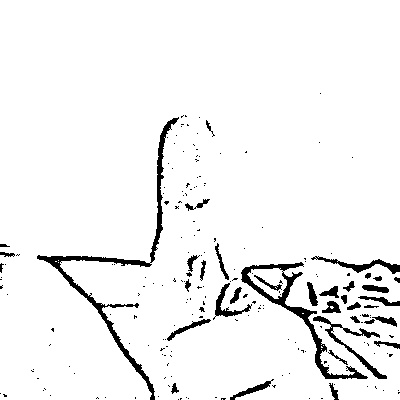
#> input picture dataset/1_0.jpg, 400 x 400 px, given in place of the camera
$ python tempCodeRunnerFile.py
#> lines starting #> are read from the running program, lines starting #| are printed output that depends on the picture; after the words box and inside, x2 and y2 are one past the last pixel; in counts of white or black regions, pixels touching at a corner belong together
import cv2
import os
import numpy as np

gesture_directory = 'captured_256x256/'

# Print current working directory
print(f"Current working directory: {os.getcwd()}")

if not os.path.exists(gesture_directory):
    os.mkdir(gesture_directory)

# Create subdirectories for each gesture
gestures = ['index', 'middle', 'ring', 'pink', 'thumb', 'palm']

for gesture in gestures:
    gesture_path = os.path.join(gesture_directory, gesture)
    if not os.path.exists(gesture_path):
        os.mkdir(gesture_path)

# Initialize video capture
cap = cv2.VideoCapture(1)

print("Starting video capture... Press 'Esc' to exit.")

# Set the x-coordinate for the rectangle (ROI) to be on the right side
x_start = 340  # Adjust this value based on the frame size
x_end = x_start + 300

while True:
    ret, frame = cap.read()
#> frame is the input picture: shape (400, 400, 3); min 0, max 255, mean 242.1
    if not ret:
        print("Failed to capture image. Exiting...")
        break

    # Flip the frame horizontally (mirror image)
    frame = cv2.flip(frame, 1)
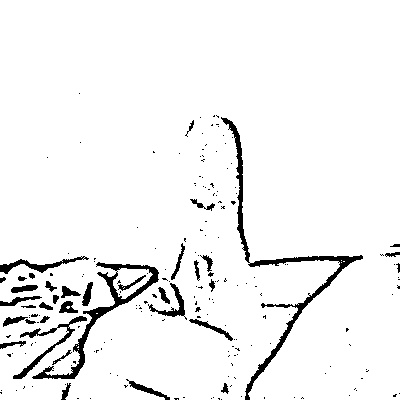
#> frame: shape (400, 400, 3); min 0, max 255, mean 242.1

    # Apply a strong Gaussian blur to the entire frame
    blurred_frame = cv2.GaussianBlur(frame, (51, 51), 0)
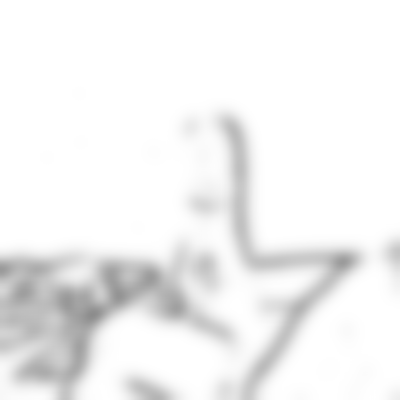
#> blurred_frame: shape (400, 400, 3); min 140, max 255, mean 242.1

    # Extract the ROI (Region of Interest) from the frame
    roi = frame[40:300, x_start:x_end]
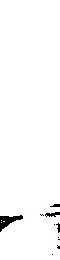
#> roi: shape (260, 60, 3); min 0, max 255, mean 250.4

    # Replace the blurred region with the original (non-blurred) ROI
    blurred_frame[40:300, x_start:x_end] = roi
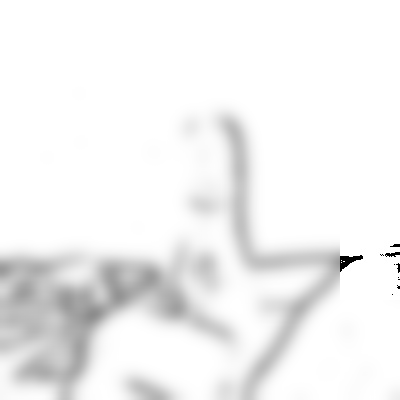
#> blurred_frame: shape (400, 400, 3); 2.26% of pixels changed, all inside (x1, y1, x2, y2) = (340, 222, 400, 300)

    # Draw the rectangle around the ROI
    cv2.rectangle(blurred_frame, (x_start, 40), (x_end, 300), (255, 255, 255), 2)
#> blurred_frame: shape (400, 400, 3); 0.09% of pixels changed, all inside (x1, y1, x2, y2) = (339, 234, 400, 302)
    cv2.imshow("Main Capture Window", blurred_frame)

    # Process the ROI (convert to grayscale and resize)
    roi = cv2.cvtColor(roi, cv2.COLOR_BGR2GRAY)
#> roi: shape (260, 60)
    roi = cv2.resize(roi, (256, 256))
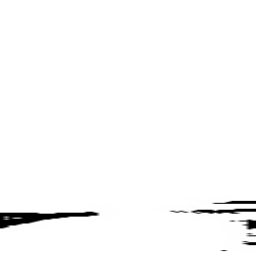
#> roi: shape (256, 256); min 0, max 255, mean 250.4
    cv2.imshow("Right Capture Window", roi)

    count = {
        '1': len(os.listdir(os.path.join(gesture_directory, "index"))),
        '2': len(os.listdir(os.path.join(gesture_directory, "middle"))),
        '3': len(os.listdir(os.path.join(gesture_directory, "ring"))),
        '4': len(os.listdir(os.path.join(gesture_directory, "pink"))),
        '5': len(os.listdir(os.path.join(gesture_directory, "thumb"))),
        '6': len(os.listdir(os.path.join(gesture_directory, "palm"))),
    }

    interrupt = cv2.waitKey(10)
#> (key Esc is pressed here)

    # Save the frame when a specific key is pressed and print a message
    if interrupt & 0xFF == ord('1'):
        filename = os.path.join(gesture_directory + 'index/', str(count['1']) + '.jpg')
        cv2.imwrite(filename, roi)
        print(f"{filename}")
    if interrupt & 0xFF == ord('2'):
        filename = os.path.join(gesture_directory + 'middle/', str(count['2']) + '.jpg')
        cv2.imwrite(filename, roi)
        print(f"{filename}")
    if interrupt & 0xFF == ord('3'):
        filename = os.path.join(gesture_directory + 'ring/', str(count['3']) + '.jpg')
        cv2.imwrite(filename, roi)
        print(f"{filename}")
    if interrupt & 0xFF == ord('4'):
        filename = os.path.join(gesture_directory + 'pink/', str(count['4']) + '.jpg')
        cv2.imwrite(filename, roi)
        print(f"{filename}")
    if interrupt & 0xFF == ord('5'):
        filename = os.path.join(gesture_directory + 'thumb/', str(count['5']) + '.jpg')
        cv2.imwrite(filename, roi)
        print(f"{filename}")
    if interrupt & 0xFF == ord('6'):
        filename = os.path.join(gesture_directory + 'palm/', str(count['6']) + '.jpg')
        cv2.imwrite(filename, roi)
        print(f"{filename}")

    # Exit the loop when "Esc" key is pressed
    if interrupt & 0xFF == 27:  # 27 is the ASCII code for "Esc"
        print("Exiting video capture...")
        break

cap.release()
cv2.destroyAllWindows()
print("Video capture terminated.")

$ run again, on dataset/1_3.jpg
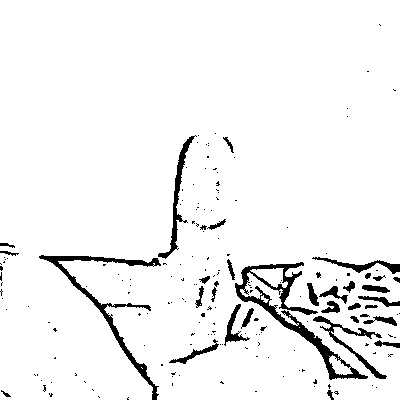
#> input picture dataset/1_3.jpg, 400 x 400 px, given in place of the camera
#> frame is the input picture: shape (400, 400, 3); min 0, max 255, mean 241.4
#> `blurred_frame[40:300, x_start:x_end] = roi`:
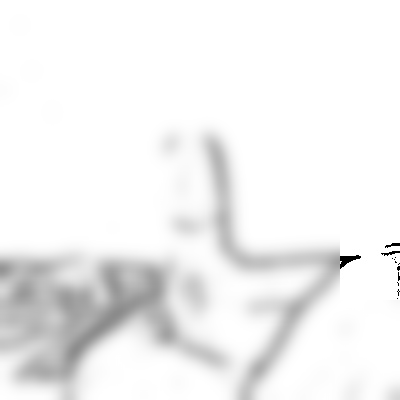
#> blurred_frame: shape (400, 400, 3); min 0, max 255, mean 241.5
#> `roi = cv2.resize(roi, (256, 256))`:
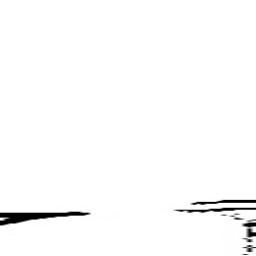
#> roi: shape (256, 256); min 0, max 255, mean 250.7
